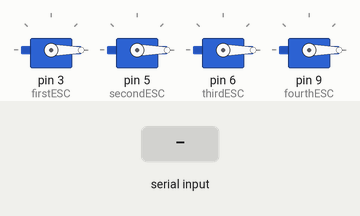
Bench run of a sketch on a simulated Arduino Uno, built with avr-gcc and run on an emulated ATmega328P. Parts: 4 × servo. The inputs (shaded band) are chosen by the test bench. What the sketch prints to the serial monitor is not drawn.

Above: at 0.9 s.
1.0 s: "90,45\n" received over Serial
At 1.8 s:
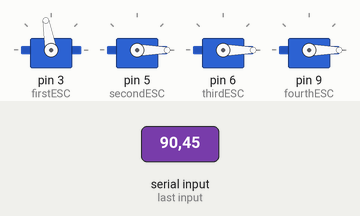
At 5.4 s:
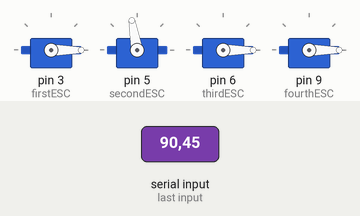
Timing chart, 0 to 15.5 s (numbered marks = the images above; inputs shaded):
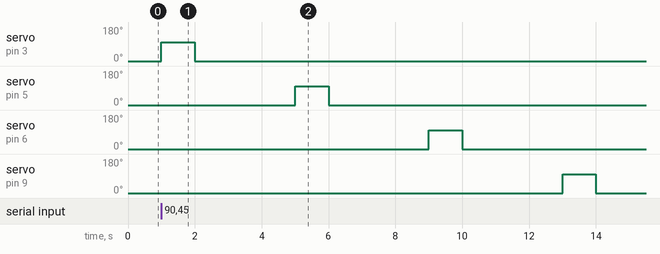

The sketch:

TestRotor.ino
```cpp
// TestRotor.ino
// to be loaded on APM
// drives each ESCs for 1s 1 at a time to check if motors are operational

#include <I2Cdev.h>
#include <Servo.h>
#include <I2C.h>
#include <MPU6050_6Axis_MotionApps20.h>
#include <Wire.h>

MPU6050 mpu;

#define ACCELEROMETER_SENSITIVITY 16384.0
#define GYROSCOPE_SENSITIVITY 131.0
#define SCL A5
#define SDA A4


// MPU control/status vars
bool dmpReady = false;  // set true if DMP init was successful
uint8_t mpuIntStatus;   // holds actual interrupt status byte from MPU
uint8_t devStatus;      // return status after each device operation (0 = success, !0 = error)
uint16_t packetSize;    // expected DMP packet size (default is 42 bytes)
uint16_t fifoCount;     // count of all bytes currently in FIFO
uint8_t fifoBuffer[64]; // FIFO storage buffer


// ESC initialised
Servo firstESC, secondESC, thirdESC, fourthESC;
int firstESCSpeed = 0;
int firstESCSpeedPrev = 0;
int secondESCSpeed = 0;
int secondESCSpeedPrev = 0;
int thirdESCSpeed = 0;
int thirdESCSpeedPrev = 0;
int fourthESCSpeed = 0;
int fourthESCSpeedPrev = 0;
int ESCSpeedMAX = 2000;
int ESCSpeedMIN = 1000;
int ESCSpeedDMAX = 800; // Limits the range of ESC speeds. Eg. with ESCSpeedMIN=1000, and ESCSpeedDMAX at 800, the max speed is 1800.
int ESCRateCap = 500; // Limits the increments size of the ESC speed.
int value = 0;

unsigned long timeBegin;
unsigned long endTime = 10000; // in millis

volatile bool mpuInterrupt = false;     // indicates whether MPU interrupt pin has gone high
void dmpDataReady() {
    mpuInterrupt = true;
}


void setup() {
  Serial.begin(115200);
  //setupMPU();
  //SetTunings(41,0.0005,8000);// Stable @1000 Minspeed
  setupESC();
  timeBegin = millis();
}


void loop() {
    //Serial.println("Power on and press any character to start rotor test");
    //while (Serial.available() && Serial.read()); // empty buffer
    //while (!Serial.available()); // wait for data
    //while (Serial.available() && Serial.read()); // empty buffer again
    testRotors();
    setupESC();
}

void setupESC(){ // Setup ESCs for top motors.
  firstESC.attach(3);
  secondESC.attach(5);
  thirdESC.attach(6);
  fourthESC.attach(9);
  while (!Serial);

  firstESC.writeMicroseconds(value);
  Serial.write(ESCSpeedMAX);
  secondESC.writeMicroseconds(value);
  Serial.write(ESCSpeedMAX);
  thirdESC.writeMicroseconds(value);
  Serial.write(ESCSpeedMAX);
  fourthESC.writeMicroseconds(value);
  Serial.write(ESCSpeedMAX);

  Serial.println(F("Turn on the mofo. Enter speed to continue."));
  while (Serial.available() && Serial.read()); // empty buffer
  while (!Serial.available()); // wait for data
  firstESCSpeed = Serial.parseInt();
  while (Serial.available() && Serial.read()); // empty buffer again
  Serial.println("Flag");
}

void testRotors(){
    Serial.print("testing rotor 1.. \n");
    firstESC.write(100);
    delay(1000);
    firstESC.write(0);
    delay(3000);

    Serial.print("testing rotor 2.. \n");
    secondESC.write(100);
    delay(1000);
    secondESC.write(0);
    delay(3000);

    Serial.print("testing rotor 3.. \n");
    thirdESC.write(100);
    delay(1000);
    thirdESC.write(0);
    delay(3000);

    Serial.print("testing rotor 4.. \n");
    fourthESC.write(100);
    delay(1000);
    fourthESC.write(0);
}
```

Measured:
- after the input at 1.0 s, servo on pin 3 (firstESC): 0° → 100° at once, → 0° 1.0 s later; servo on pin 5 (secondESC): 0° → 100° after 4.0 s, → 0° 1.0 s later; servo on pin 6 (thirdESC): 0° → 100° after 8.0 s, → 0° 1.0 s later; servo on pin 9 (fourthESC): 0° → 100° after 12.0 s, → 0° 1.0 s later
